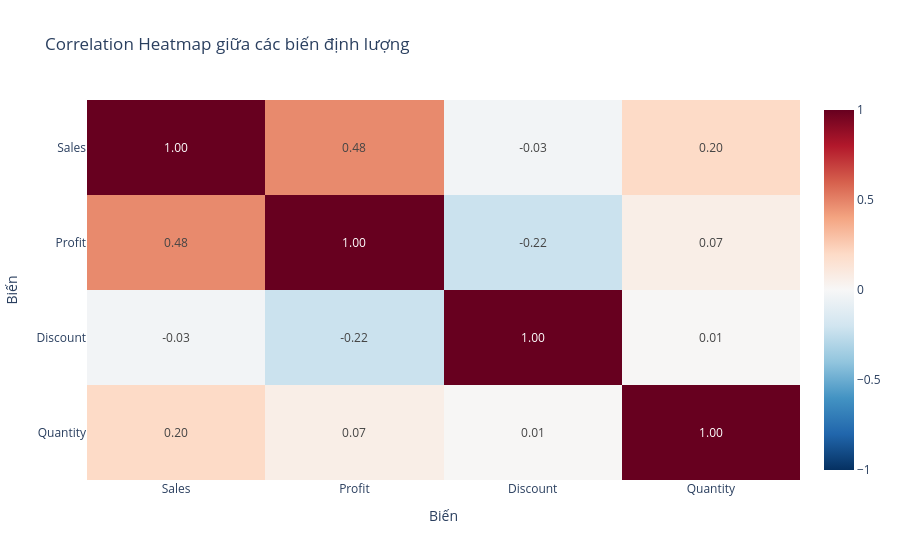

The cell this chart's notebook holds for it:
### Code cell
fig_heatmap = px.imshow(
    corr_matrix,
    text_auto='.2f',
    color_continuous_scale='RdBu_r',
    zmin=-1,
    zmax=1,
    aspect='auto',
    title='Correlation Heatmap giữa các biến định lượng'
)

fig_heatmap.update_layout(
    xaxis_title='Biến',
    yaxis_title='Biến'
)

fig_heatmap.show()

### Figure 1 — Plotly figure (JSON) as saved in the notebook; plotly's stock layout.template omitted (floating-point values rounded to 4 significant figures)
{"data": [{"coloraxis": "coloraxis", "hovertemplate": "x: %{x}<br>y: %{y}<br>color: %{z}<extra></extra>", "name": "0", "texttemplate": "%{z:.2f}", "type": "heatmap", "x": ["Sales", "Profit", "Discount", "Quantity"], "xaxis": "x", "y": ["Sales", "Profit", "Discount", "Quantity"], "yaxis": "y", "z": [[1.0, 0.4791, -0.02819, 0.2008], [0.4791, 1.0, -0.2195, 0.06625], [-0.02819, -0.2195, 1.0, 0.008623], [0.2008, 0.06625, 0.008623, 1.0]]}], "layout": {"coloraxis": {"autocolorscale": false, "cmax": 1, "cmin": -1, "colorscale": [[0, "rgb(5,48,97)"], [0.1, "rgb(33,102,172)"], [0.2, "rgb(67,147,195)"], [0.3, "rgb(146,197,222)"], [0.4, "rgb(209,229,240)"], [0.5, "rgb(247,247,247)"], [0.6, "rgb(253,219,199)"], [0.7, "rgb(244,165,130)"], [0.8, "rgb(214,96,77)"], [0.9, "rgb(178,24,43)"], [1, "rgb(103,0,31)"]]}, "title": {"text": "Correlation Heatmap giữa các biến định lượng"}, "xaxis": {"anchor": "y", "domain": [0, 1], "title": {"text": "Biến"}}, "yaxis": {"anchor": "x", "autorange": "reversed", "domain": [0, 1], "title": {"text": "Biến"}}}}
